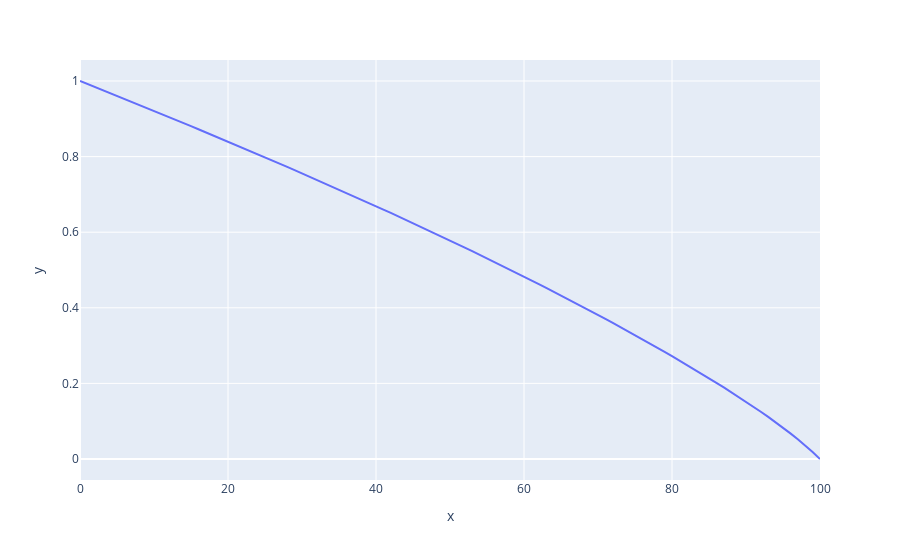

The cell this chart's notebook holds for it:
### Code cell
AGWP = AGWP_CO2(np.arange(0, 101))
dynamic_GWP = np.flip(AGWP[0:101])/AGWP_CO2(100)
px.line(y=dynamic_GWP)

### Figure 1 — Plotly figure (JSON) as saved in the notebook; plotly's stock layout.template omitted (floating-point values rounded to 4 significant figures)
{"data": [{"hovertemplate": "x=%{x}<br>y=%{y}<extra></extra>", "legendgroup": "", "line": {"color": "#636efa", "dash": "solid"}, "mode": "lines", "name": "", "orientation": "v", "showlegend": false, "type": "scatter", "x": [0, 1, 2, 3, 4, 5, 6, 7, 8, 9, 10, 11, 12, 13, 14, 15, 16, 17, 18, 19, 20, 21, 22, 23, 24, 25, 26, 27, 28, 29, 30, 31, 32, 33, 34, 35, 36, 37, 38, 39, 40, 41, 42, 43, 44, 45, 46, 47, 48, 49, 50, 51, 52, 53, 54, 55, 56, 57, 58, 59, 60, 61, 62, 63, 64, 65, 66, 67, 68, 69, 70, 71, 72, 73, 74, 75, 76, 77, 78, 79, 80, 81, 82, 83, 84, 85, 86, 87, 88, 89, 90, 91, 92, 93, 94, 95, 96, 97, 98, 99, 100], "xaxis": "x", "y": [1, 0.9922, 0.9843, 0.9765, 0.9686, 0.9607, 0.9527, 0.9448, 0.9368, 0.9289, 0.9208, 0.9128, 0.9048, 0.8967, 0.8886, 0.8805, 0.8724, 0.8642, 0.856, 0.8478, 0.8396, 0.8313, 0.823, 0.8147, 0.8064, 0.798, 0.7896, 0.7812, 0.7727, 0.7643, 0.7557, 0.7472, 0.7386, 0.73, 0.7214, 0.7127, 0.704, 0.6953, 0.6865, 0.6777, 0.6688, 0.6599, 0.651, 0.642, 0.633, 0.624, 0.6149, 0.6058, 0.5966, 0.5874, 0.5781, 0.5688, 0.5594, 0.55, 0.5405, 0.531, 0.5214, 0.5118, 0.5021, 0.4924, 0.4826, 0.4728, 0.4629, 0.4529, 0.4428, 0.4327, 0.4226, 0.4123, 0.402, 0.3916, 0.3812, 0.3706, 0.36, 0.3493, 0.3386, 0.3277, 0.3168, 0.3057, 0.2946, 0.2834, 0.272, 0.2606, 0.249, 0.2373, 0.2255, 0.2136, 0.2015, 0.1893, 0.1769, 0.1643, 0.1514, 0.1384, 0.125, 0.1113, 0.0973, 0.08282, 0.06781, 0.05217, 0.03578, 0.01845, 0], "yaxis": "y"}], "layout": {"autosize": true, "legend": {"tracegroupgap": 0}, "margin": {"t": 60}, "xaxis": {"anchor": "y", "autorange": true, "domain": [0, 1], "range": [0, 100], "title": {"text": "x"}, "type": "linear"}, "yaxis": {"anchor": "x", "autorange": true, "domain": [0, 1], "range": [-0.05556, 1.056], "title": {"text": "y"}, "type": "linear"}}}
